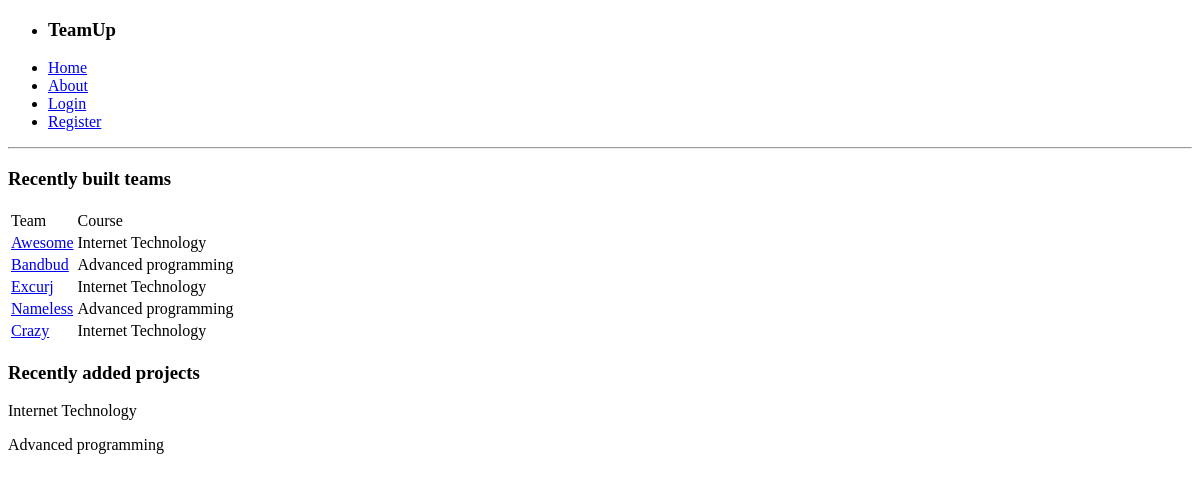
Page /teambuilder/ on the earlier database version.
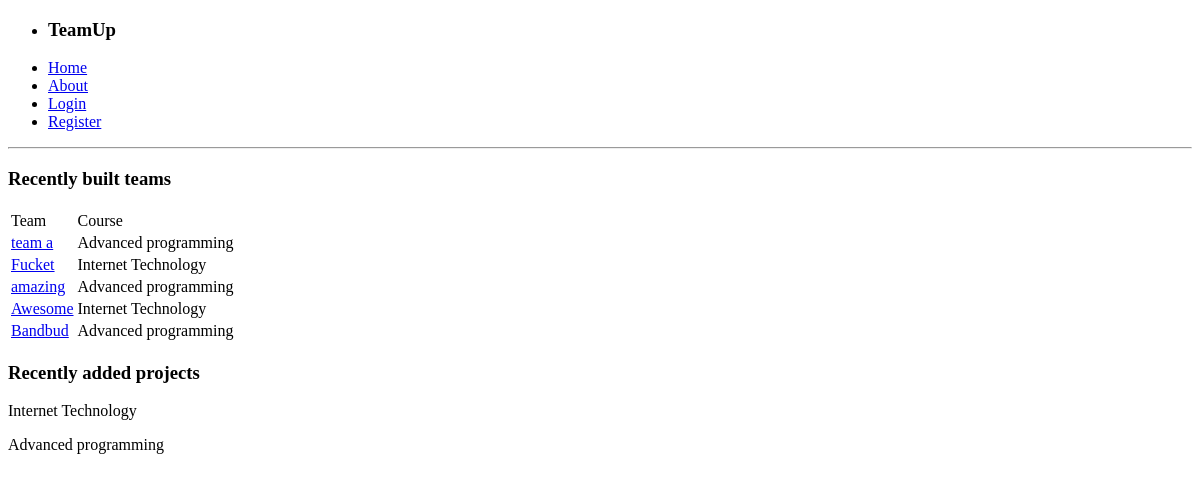
Same page on the later database version.
### teambuilder/models.py (models this page shows, shortened)
class Team(models.Model):
    name=models.CharField(max_length=100, unique=True)
    course=models.ForeignKey(Course)
    creator = models.ForeignKey(User)
    current_size=models.IntegerField(default=0)
    creation_date=models.DateField(default=datetime.now(), null=False)
    required_skills=models.TextField(max_length=500)
    description=models.TextField(max_length=500)
    slug = models.SlugField()

class Course(models.Model):
    code=models.CharField(max_length=15,unique=True)
    name=models.CharField(max_length=100,unique=True)
    course_password=models.CharField(max_length=15)
    team_size=models.IntegerField(default=0)
    add_date=models.DateField(default=datetime.now(), null=False)
    creator=models.ForeignKey(User)
    slug = models.SlugField()

### teambuilder/views.py (the view)
def index(request):
    teams = Team.objects.order_by('-creation_date')[:5]
    courses = Course.objects.order_by('add_date')[:5]
    context_dict = {}
    context_dict['teams'] = teams
    context_dict['courses'] = courses
    return render(request, 'teambuilder/index.html', context_dict)

### templates/teambuilder/index.html (shortened to what this page needs)
{% extends 'base.html' %}
{% block body_block %}
    <div id="latest_teams">
        <h3>Recently built teams</h3>
        {% if teams %}
            <table>
                <thead>
                    <td>Team</td><td>Course</td>
                </thead>
                {% for team in teams %}
                    <tr>
                        <td><a href="/teambuilder/team/{{team.slug}}/details/">{{ team.name }}</a></td>
                        <td>{{ team.course.name }}</td>
                    </tr>
                {% endfor %}
            </table>
        {% else %}
            <p>No teams have been built</p>
        {% endif %}
    </div>
    <div id="latest_projects">
        <h3>Recently added projects</h3>
        {% if courses %}
            {% for course in courses %}
                <p>{{course.name}}</p>
            {% endfor %}
        {% else %}
            <p>No courses have been added</p>
        {% endif %}
    </div>
{% endblock %}

Differences in the rows shown:
no longer on this page (row unchanged): Team: name "Excurj", course.name "Internet Technology"
no longer on this page (row unchanged): Team: name "Nameless", course.name "Advanced programming"
no longer on this page (row unchanged): Team: name "Crazy", course.name "Internet Technology"
added Team: name "team a", course.name "Advanced programming"
added Team: name "Fucket", course.name "Internet Technology"
added Team: name "amazing", course.name "Advanced programming"
